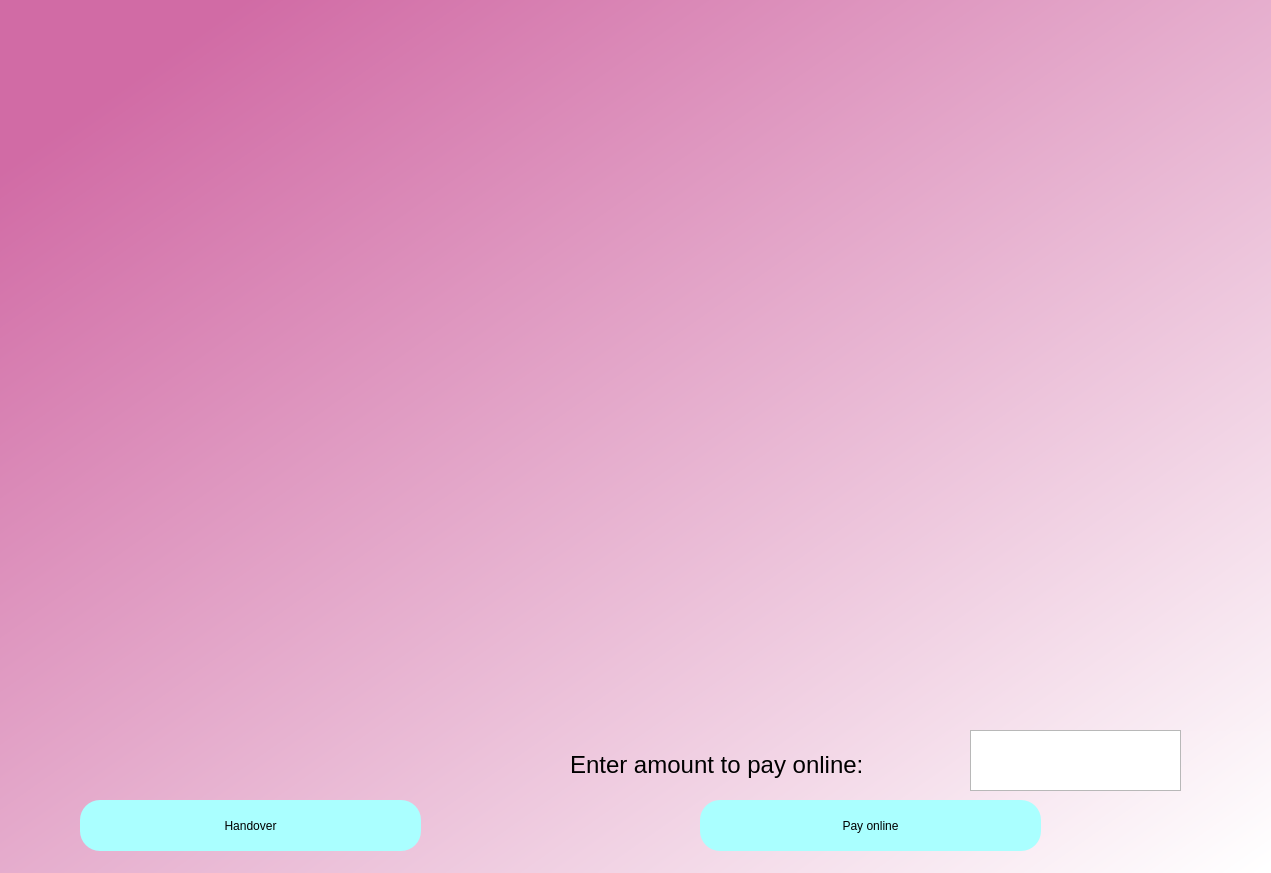
<?xml version="1.0" encoding="UTF-8"?>
<ui version="4.0">
 <class>Dialog</class>
 <widget class="QDialog" name="Dialog">
  <property name="geometry">
   <rect>
    <x>0</x>
    <y>0</y>
    <width>1271</width>
    <height>873</height>
   </rect>
  </property>
  <property name="windowTitle">
   <string>Dialog</string>
  </property>
  <widget class="QWidget" name="bgwidget" native="true">
   <property name="geometry">
    <rect>
     <x>0</x>
     <y>0</y>
     <width>1281</width>
     <height>881</height>
    </rect>
   </property>
   <property name="styleSheet">
    <string notr="true">QWidget#bgwidget{
background-color:qlineargradient(spread:pad, x1:0.091, y1:0.101636, x2:0.991379, y2:0.977, stop:0 rgba(209, 107, 165, 255), stop:1 rgba(255, 255, 255, 255));}</string>
   </property>
   <widget class="QPushButton" name="han">
    <property name="geometry">
     <rect>
      <x>80</x>
      <y>800</y>
      <width>341</width>
      <height>51</height>
     </rect>
    </property>
    <property name="styleSheet">
     <string notr="true">border-radius:20px;
background-color: rgb(170, 255, 255);
font: 14pt &quot;MS Shell Dlg 2&quot;;</string>
    </property>
    <property name="text">
     <string>Handover</string>
    </property>
   </widget>
   <widget class="QPushButton" name="pay">
    <property name="geometry">
     <rect>
      <x>700</x>
      <y>800</y>
      <width>341</width>
      <height>51</height>
     </rect>
    </property>
    <property name="styleSheet">
     <string notr="true">border-radius:20px;
background-color: rgb(170, 255, 255);
font: 14pt &quot;MS Shell Dlg 2&quot;;</string>
    </property>
    <property name="text">
     <string>Pay online</string>
    </property>
   </widget>
   <widget class="QLabel" name="fin">
    <property name="geometry">
     <rect>
      <x>10</x>
      <y>20</y>
      <width>1251</width>
      <height>691</height>
     </rect>
    </property>
    <property name="text">
     <string>&lt;html&gt;&lt;head/&gt;&lt;body&gt;&lt;p&gt;&lt;img src=&quot;:/newPrefix/D:/sem 5/FLA/finished.jpg&quot;/&gt;&lt;/p&gt;&lt;/body&gt;&lt;/html&gt;</string>
    </property>
   </widget>
   <widget class="QLabel" name="label_2">
    <property name="geometry">
     <rect>
      <x>570</x>
      <y>740</y>
      <width>391</width>
      <height>51</height>
     </rect>
    </property>
    <property name="text">
     <string>&lt;html&gt;&lt;head/&gt;&lt;body&gt;&lt;p&gt;&lt;span style=&quot; font-size:18pt;&quot;&gt;Enter amount to pay online:&lt;/span&gt;&lt;/p&gt;&lt;/body&gt;&lt;/html&gt;</string>
    </property>
   </widget>
   <widget class="QTextEdit" name="textEdit">
    <property name="geometry">
     <rect>
      <x>970</x>
      <y>730</y>
      <width>211</width>
      <height>61</height>
     </rect>
    </property>
    <property name="html">
     <string>&lt;!DOCTYPE HTML PUBLIC &quot;-//W3C//DTD HTML 4.0//EN&quot; &quot;http://www.w3.org/TR/REC-html40/strict.dtd&quot;&gt;
&lt;html&gt;&lt;head&gt;&lt;meta name=&quot;qrichtext&quot; content=&quot;1&quot; /&gt;&lt;style type=&quot;text/css&quot;&gt;
p, li { white-space: pre-wrap; }
&lt;/style&gt;&lt;/head&gt;&lt;body style=&quot; font-family:'MS Shell Dlg 2'; font-size:7.8pt; font-weight:400; font-style:normal;&quot;&gt;
&lt;p style=&quot;-qt-paragraph-type:empty; margin-top:0px; margin-bottom:0px; margin-left:0px; margin-right:0px; -qt-block-indent:0; text-indent:0px;&quot;&gt;&lt;br /&gt;&lt;/p&gt;&lt;/body&gt;&lt;/html&gt;</string>
    </property>
   </widget>
  </widget>
 </widget>
 <resources>
  <include location="finished.qrc"/>
 </resources>
 <connections/>
</ui>
